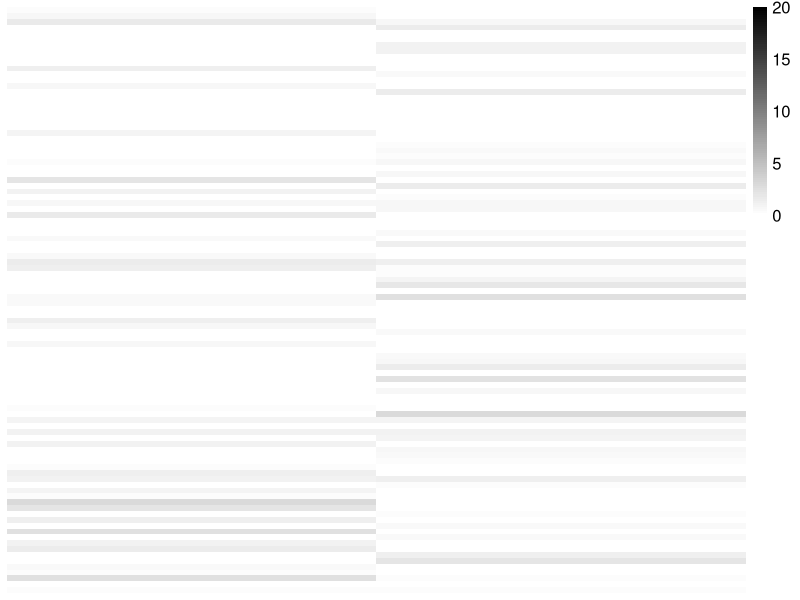

The R script that drew this image:
library(fastcluster)
library("pheatmap")
i=1
name="legend_circPlot"
DEmatrix=cbind(rnorm(100), rnorm(100))
myCol <- c(colorRampPalette(c("white", "black"))(100))
myBreaks <- c(seq(0,20,length=101))
png(paste(name, ".png", sep=""), height = 2000, width = 2000, res = 300)
pheatmap(DEmatrix, border_color=NA, color=myCol, breaks=myBreaks, cluster_rows=FALSE, cluster_cols=FALSE, scale="none", fontsize = 12, fontsize_col=32, legend=T)
dev.off()
